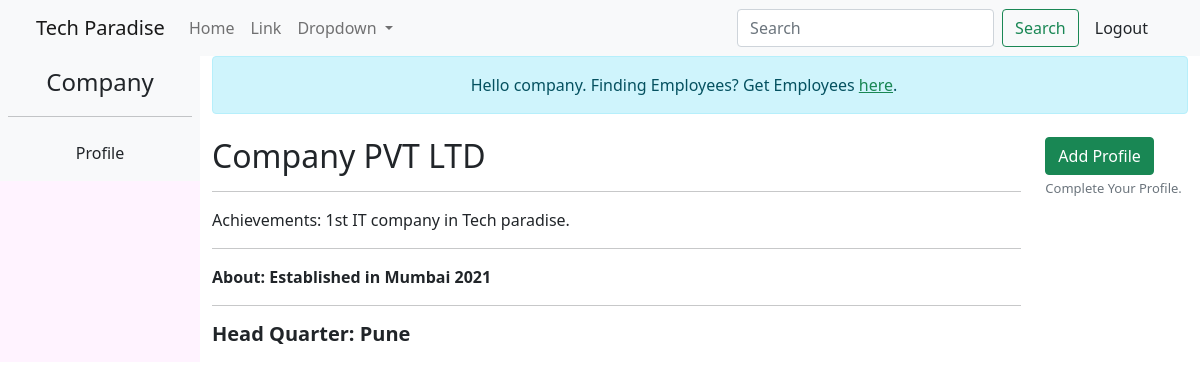
Screenshot of /company/company/ (signed in) with the database file from the repository.
### home/models.py (models this page shows)
class User(AbstractUser):
    is_applicant = models.BooleanField(default=False)
    is_company = models.BooleanField(default=False)

### company/models.py (models this page shows, shortened)
class CompanyDetail(models.Model):
    user = models.ForeignKey(settings.AUTH_USER_MODEL,null=True,blank=True,on_delete=models.CASCADE)
    headquarter = models.CharField(max_length=120,null=True,blank=True)
    achievements = models.CharField(max_length=200,null=True,blank=True)
    about = models.TextField(max_length=250,null=True,blank=True)
    timestamp = models.DateTimeField(default=timezone.now)
    updated = models.DateTimeField(default=timezone.now)

### company/views.py (the view)
# urls.py: re_path(r'^company/(?P<user>\w+)/$',companyviews.company_view,name='company'),
def company_view(request,user):
    if not request.user.is_authenticated:
        messages.error(request,'You are logged out or not authenticated')
        return HttpResponseRedirect(reverse('company_login'))
    elif request.user.is_company or request.user.is_superuser:
        if request.user.is_authenticated and str(user) == str(request.user):
            try:
                company_det = request.session['company_det']
            except Exception as e:
                print(e)
                company_det = None
            try:
                company_details_user = CompanyDetail.objects.get_or_create(user=request.user)
            except Exception as e:
                print(e)
                HttpResponseRedirect(reverse('company_login'))
            try:
                company_details = CompanyDetail.objects.get(user=request.user)
            except Exception as e:
                print(e)
                company_details = None
            try:
                company_quarter_details_user = Quarter.objects.get_or_create(user=request.user)
            except Exception as e:
                print(e)
                HttpResponseRedirect(reverse('company_login'))
            try:
                company_quarter_details = Quarter.objects.get(user=request.user)
            except Exception as e:
                print(e)
                company_quarter_details = None
            if company_det == 1:
                company_details.headquarter = request.POST.get('headquarter')
                company_details.achievements = request.POST.get('achievements')
                company_details.about = request.POST.get('about')
                company_details.save()
                company_quarter_details.subquarter = request.POST.get('subquarter')
                company_quarter_details.save()
                context = {
                    'company_details':company_details,
                    'company_quarter_details':company_quarter_details,
                }
                request.session['company_det'] = 0
            else:
                context = {'company_details':company_details,'user':user}
            return render(request,"company/company.html",context)
        elif str(user) != str(request.user):
            messages.error(request,'This username account has been logged out. Try logging again')
            logout(request)
            return HttpResponseRedirect(reverse('company_login'))
        else:
            messages.error(request,'Invalid Username or Password')
            if request.user.is_authenticated:
                logout(request)
            return HttpResponseRedirect(reverse('company_login'))
    else:
        request.user.is_company = True
        return HttpResponseRedirect(reverse('company_login'))

### templates/company/company.html (shortened to what this page needs)
{% extends 'base.html' %}
{% block content %}
<div class="col-sm-10">
    <div class="alert alert-info alert-dismissible fade show" role="alert" style="padding-bottom: 0px;margin-bottom: -1px;">
        <p class="messages text-center">
          Hello {{request.user}}. Finding Employees? Get Employees <a href="#" class="link-success">here</a>.
        </p>
    </div>
    <br>
    <div class="row">
        <div class="col-sm-10">
            <h2>
                <p class="fw-lighter">
                    {{ request.user|capfirst }} PVT LTD
                </p>
            </h2>
            {% if company_details.achievements %}
            <hr>
            <p class="lh-base">
                Achievements: {{company_details.achievements}} <br>
            </p>
            {% endif %}
            {% if company_details.about %}
            <hr>
            <p class="fw-bold">
                About: {{company_details.about}}
            </p>
            {% endif %}
            {% if company_details.headquarter %}
            <hr>
            <h5>
                <p class="fw-bolder">
                    Head Quarter:
                    {{ company_details.headquarter }}
                </p>
            </h5>
            {% endif %}
        </div>
        <div class="col-sm-2">
            {% if company_details.first_name is not None %}
            <a href="{% url 'company_details' user %}" class="btn btn-success">Edit Profile</a>
            {% else %}
            <a href="{% url 'company_details' user %}" class="btn btn-success">Add Profile</a> <br>
            <small style="text-align: right; font-size: small" class="text-muted">Complete Your Profile.</small>
            {% endif %}
        </div>
    </div>
</div>
{% endblock %}

### templates/sidebar.html
<div class="d-flex flex-column p-2 bg-light" id="sidebarCollapse">
  <a href="{% url 'applicant' user %}" class="link-dark text-decoration-none text-center">
    <span class="fs-4">{{request.user|capfirst}}</span>
  </a>
  <hr>
  <ul class="nav nav-pills flex-column mb-auto" id="sidenav">
    {% if request.user.is_applicant or request.user.is_superuser %}
    <li class="nav-item">
      <a href="{% url 'applicant' user %}" class="nav-link link-dark text-center" id="applicantprofile">
        Profile
      </a>
    </li>
    <li>
      <a href="{% url 'github' user %}" class="nav-link link-dark text-center" id="github">
        Github
      </a>
    </li>
    <li>
      <a href="{% url 'codeforces' user %}" class="nav-link link-dark text-center" id="codeforces">
        Codeforces
      </a>
    </li>
    <li>
      <a href="{% url 'codechef' user %}" class="nav-link link-dark text-center" id="codechef">
        CodeChef
      </a>
    </li>
    <li>
      <a href="{% url 'leetcode' user %}" class="nav-link link-dark text-center" id="leetcode">
        Leetcode
      </a>
    </li>
    {% else %}
    <li class="nav-item">
      <a href="{% url 'company' user %}" class="nav-link link-dark text-center" id="companyprofile">
        Profile
      </a>
    </li>
    {% endif %}
  </ul>
</div>

### rows the page displays
User: user "Company", user "company"
CompanyDetail: achievements "1st IT company in Tech paradise.", about "Established in Mumbai 2021", headquarter "Pune"
